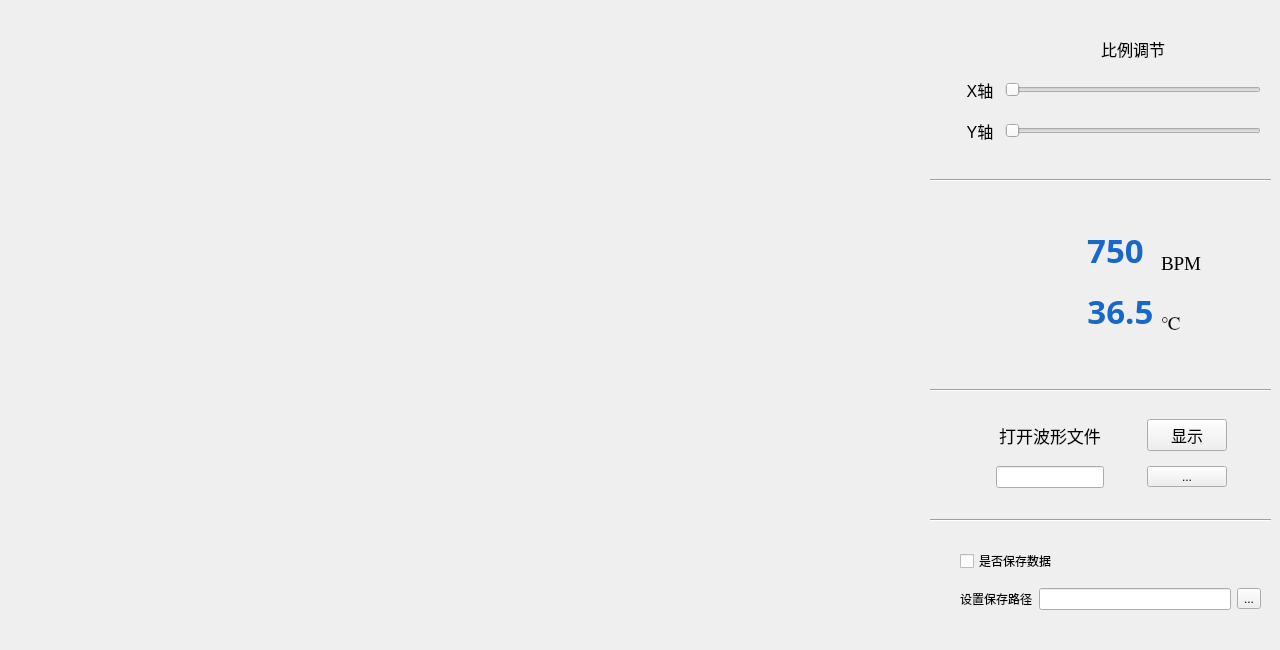
    <widget class="QWidget" name="tab">
     <attribute name="title">
      <string>ECG波形</string>
     </attribute>
     <widget class="QWidget" name="gridLayoutWidget">
      <property name="geometry">
       <rect>
        <x>0</x>
        <y>0</y>
        <width>931</width>
        <height>641</height>
       </rect>
      </property>
      <layout class="QGridLayout" name="gridLayout">
       <item row="0" column="0">
        <widget class="QChartView" name="ECG_LineChart">
         <property name="sizePolicy">
          <sizepolicy hsizetype="Preferred" vsizetype="Preferred">
           <horstretch>0</horstretch>
           <verstretch>0</verstretch>
          </sizepolicy>
         </property>
         <property name="styleSheet">
          <string notr="true">background-color: rgba(255, 255, 255, 0);</string>
         </property>
         <property name="frameShape">
          <enum>QFrame::StyledPanel</enum>
         </property>
         <property name="frameShadow">
          <enum>QFrame::Plain</enum>
         </property>
        </widget>
       </item>
      </layout>
     </widget>
     <widget class="QWidget" name="gridLayoutWidget_2">
      <property name="geometry">
       <rect>
        <x>960</x>
        <y>30</y>
        <width>301</width>
        <height>121</height>
       </rect>
      </property>
      <layout class="QGridLayout" name="gridLayout_2">
       <property name="sizeConstraint">
        <enum>QLayout::SetNoConstraint</enum>
       </property>
       <property name="horizontalSpacing">
        <number>5</number>
       </property>
       <property name="verticalSpacing">
        <number>10</number>
       </property>
       <item row="2" column="0">
        <widget class="QLabel" name="label_2">
         <property name="font">
          <font>
           <pointsize>12</pointsize>
          </font>
         </property>
         <property name="text">
          <string>Y轴</string>
         </property>
         <property name="alignment">
          <set>Qt::AlignCenter</set>
         </property>
        </widget>
       </item>
       <item row="2" column="1">
        <widget class="QSlider" name="horizontalSlider_2">
         <property name="orientation">
          <enum>Qt::Horizontal</enum>
         </property>
        </widget>
       </item>
       <item row="1" column="1">
        <widget class="QSlider" name="horizontalSlider">
         <property name="orientation">
          <enum>Qt::Horizontal</enum>
         </property>
        </widget>
       </item>
       <item row="1" column="0">
        <widget class="QLabel" name="label">
         <property name="enabled">
          <bool>true</bool>
         </property>
         <property name="sizePolicy">
          <sizepolicy hsizetype="Preferred" vsizetype="Preferred">
           <horstretch>0</horstretch>
           <verstretch>0</verstretch>
          </sizepolicy>
         </property>
         <property name="font">
          <font>
           <pointsize>12</pointsize>
          </font>
         </property>
         <property name="text">
          <string>X轴</string>
         </property>
         <property name="alignment">
          <set>Qt::AlignCenter</set>
         </property>
        </widget>
       </item>
       <item row="0" column="1">
        <widget class="QLabel" name="label_5">
         <property name="sizePolicy">
          <sizepolicy hsizetype="Preferred" vsizetype="Fixed">
           <horstretch>0</horstretch>
           <verstretch>0</verstretch>
          </sizepolicy>
         </property>
         <property name="font">
          <font>
           <pointsize>12</pointsize>
          </font>
         </property>
         <property name="text">
          <string>比例调节</string>
         </property>
         <property name="alignment">
          <set>Qt::AlignCenter</set>
         </property>
        </widget>
       </item>
       <item row="0" column="0">
        <spacer name="horizontalSpacer_4">
         <property name="orientation">
          <enum>Qt::Horizontal</enum>
         </property>
         <property name="sizeType">
          <enum>QSizePolicy::Fixed</enum>
         </property>
         <property name="sizeHint" stdset="0">
          <size>
           <width>40</width>
           <height>20</height>
          </size>
         </property>
        </spacer>
       </item>
      </layout>
     </widget>
     <widget class="QWidget" name="gridLayoutWidget_3">
      <property name="geometry">
       <rect>
        <x>960</x>
        <y>410</y>
        <width>303</width>
        <height>88</height>
       </rect>
      </property>
      <layout class="QGridLayout" name="gridLayout_3" rowstretch="0,0">
       <property name="horizontalSpacing">
        <number>7</number>
       </property>
       <item row="0" column="1">
        <widget class="QPushButton" name="pushButton">
         <property name="sizePolicy">
          <sizepolicy hsizetype="Fixed" vsizetype="Fixed">
           <horstretch>0</horstretch>
           <verstretch>0</verstretch>
          </sizepolicy>
         </property>
         <property name="font">
          <font>
           <pointsize>12</pointsize>
          </font>
         </property>
         <property name="contextMenuPolicy">
          <enum>Qt::DefaultContextMenu</enum>
         </property>
         <property name="layoutDirection">
          <enum>Qt::RightToLeft</enum>
         </property>
         <property name="text">
          <string>显示</string>
         </property>
        </widget>
       </item>
       <item row="0" column="0">
        <widget class="QLabel" name="label_3">
         <property name="font">
          <font>
           <pointsize>13</pointsize>
          </font>
         </property>
         <property name="text">
          <string>打开波形文件</string>
         </property>
         <property name="alignment">
          <set>Qt::AlignCenter</set>
         </property>
        </widget>
       </item>
       <item row="1" column="1">
        <widget class="QToolButton" name="toolButton_configPath">
         <property name="sizePolicy">
          <sizepolicy hsizetype="Preferred" vsizetype="Fixed">
           <horstretch>0</horstretch>
           <verstretch>0</verstretch>
          </sizepolicy>
         </property>
         <property name="text">
          <string>...</string>
         </property>
        </widget>
       </item>
       <item row="1" column="0">
        <widget class="QLineEdit" name="lineEdit_configPath">
         <property name="sizePolicy">
          <sizepolicy hsizetype="Fixed" vsizetype="Fixed">
           <horstretch>0</horstretch>
           <verstretch>0</verstretch>
          </sizepolicy>
         </property>
         <property name="text">
          <string/>
         </property>
        </widget>
       </item>
      </layout>
     </widget>
     <widget class="QWidget" name="gridLayoutWidget_5">
      <property name="geometry">
       <rect>
        <x>960</x>
        <y>540</y>
        <width>301</width>
        <height>80</height>
       </rect>
      </property>
      <layout class="QGridLayout" name="gridLayout_5">
       <item row="1" column="1">
        <widget class="QLineEdit" name="lineEdit"/>
       </item>
       <item row="1" column="2">
        <widget class="QToolButton" name="toolButton">
         <property name="text">
          <string>...</string>
         </property>
        </widget>
       </item>
       <item row="1" column="0">
        <widget class="QLabel" name="label_4">
         <property name="text">
          <string>设置保存路径</string>
         </property>
         <property name="alignment">
          <set>Qt::AlignLeading|Qt::AlignLeft|Qt::AlignVCenter</set>
         </property>
        </widget>
       </item>
       <item row="0" column="0" colspan="3">
        <widget class="QCheckBox" name="checkBox">
         <property name="sizePolicy">
          <sizepolicy hsizetype="Fixed" vsizetype="Fixed">
           <horstretch>0</horstretch>
           <verstretch>0</verstretch>
          </sizepolicy>
         </property>
         <property name="text">
          <string>是否保存数据</string>
         </property>
         <property name="checkable">
          <bool>true</bool>
         </property>
         <property name="checked">
          <bool>false</bool>
         </property>
        </widget>
       </item>
      </layout>
     </widget>
     <widget class="Line" name="line">
      <property name="geometry">
       <rect>
        <x>930</x>
        <y>510</y>
        <width>341</width>
        <height>20</height>
       </rect>
      </property>
      <property name="orientation">
       <enum>Qt::Horizontal</enum>
      </property>
     </widget>
     <widget class="Line" name="line_2">
      <property name="geometry">
       <rect>
        <x>930</x>
        <y>380</y>
        <width>341</width>
        <height>20</height>
       </rect>
      </property>
      <property name="styleSheet">
       <string notr="true"/>
      </property>
      <property name="orientation">
       <enum>Qt::Horizontal</enum>
      </property>
     </widget>
     <widget class="Line" name="line_4">
      <property name="geometry">
       <rect>
        <x>930</x>
        <y>170</y>
        <width>341</width>
        <height>20</height>
       </rect>
      </property>
      <property name="autoFillBackground">
       <bool>false</bool>
      </property>
      <property name="orientation">
       <enum>Qt::Horizontal</enum>
      </property>
     </widget>
     <widget class="QWidget" name="gridLayoutWidget_6">
      <property name="geometry">
       <rect>
        <x>950</x>
        <y>200</y>
        <width>301</width>
        <height>141</height>
       </rect>
      </property>
      <layout class="QGridLayout" name="gridLayout_6">
       <property name="horizontalSpacing">
        <number>7</number>
       </property>
       <item row="2" column="3">
        <widget class="QLabel" name="label_11">
         <property name="font">
          <font>
           <family>Times New Roman</family>
           <pointsize>14</pointsize>
          </font>
         </property>
         <property name="text">
          <string>℃</string>
         </property>
         <property name="alignment">
          <set>Qt::AlignBottom|Qt::AlignLeading|Qt::AlignLeft</set>
         </property>
        </widget>
       </item>
       <item row="2" column="2">
        <widget class="QLabel" name="label_temp">
         <property name="sizePolicy">
          <sizepolicy hsizetype="Fixed" vsizetype="Fixed">
           <horstretch>0</horstretch>
           <verstretch>0</verstretch>
          </sizepolicy>
         </property>
         <property name="font">
          <font>
           <family>宋体</family>
           <pointsize>25</pointsize>
           <weight>75</weight>
           <bold>true</bold>
          </font>
         </property>
         <property name="styleSheet">
          <string notr="true">color: rgb(24, 104, 201);</string>
         </property>
         <property name="text">
          <string>36.5</string>
         </property>
         <property name="alignment">
          <set>Qt::AlignBottom|Qt::AlignHCenter</set>
         </property>
        </widget>
       </item>
       <item row="1" column="1">
        <widget class="QLabel" name="label_12">
         <property name="enabled">
          <bool>true</bool>
         </property>
         <property name="sizePolicy">
          <sizepolicy hsizetype="Preferred" vsizetype="Preferred">
           <horstretch>0</horstretch>
           <verstretch>0</verstretch>
          </sizepolicy>
         </property>
         <property name="font">
          <font>
           <pointsize>7</pointsize>
          </font>
         </property>
         <property name="styleSheet">
          <string notr="true">image: url(:/icon/img/ECGicon.png);</string>
         </property>
         <property name="frameShape">
          <enum>QFrame::NoFrame</enum>
         </property>
         <property name="text">
          <string/>
         </property>
         <property name="scaledContents">
          <bool>false</bool>
         </property>
         <property name="alignment">
          <set>Qt::AlignBottom|Qt::AlignRight|Qt::AlignTrailing</set>
         </property>
         <property name="wordWrap">
          <bool>false</bool>
         </property>
        </widget>
       </item>
       <item row="1" column="3">
        <widget class="QLabel" name="label_9">
         <property name="font">
          <font>
           <family>Times New Roman</family>
           <pointsize>14</pointsize>
          </font>
         </property>
         <property name="text">
          <string>BPM</string>
         </property>
         <property name="alignment">
          <set>Qt::AlignBottom|Qt::AlignLeading|Qt::AlignLeft</set>
         </property>
        </widget>
       </item>
       <item row="1" column="2">
        <widget class="QLabel" name="label_bpm">
         <property name="sizePolicy">
          <sizepolicy hsizetype="Fixed" vsizetype="Fixed">
           <horstretch>0</horstretch>
           <verstretch>0</verstretch>
          </sizepolicy>
         </property>
         <property name="font">
          <font>
           <family>宋体</family>
           <pointsize>25</pointsize>
           <weight>75</weight>
           <italic>false</italic>
           <bold>true</bold>
          </font>
         </property>
         <property name="layoutDirection">
          <enum>Qt::LeftToRight</enum>
         </property>
         <property name="styleSheet">
          <string notr="true">color: rgb(24, 104, 201);</string>
         </property>
         <property name="text">
          <string>750</string>
         </property>
         <property name="alignment">
          <set>Qt::AlignCenter</set>
         </property>
        </widget>
       </item>
       <item row="0" column="3">
        <spacer name="horizontalSpacer_2">
         <property name="orientation">
          <enum>Qt::Horizontal</enum>
         </property>
         <property name="sizeType">
          <enum>QSizePolicy::Fixed</enum>
         </property>
         <property name="sizeHint" stdset="0">
          <size>
           <width>40</width>
           <height>20</height>
          </size>
         </property>
        </spacer>
       </item>
       <item row="1" column="0">
        <spacer name="verticalSpacer">
         <property name="orientation">
          <enum>Qt::Vertical</enum>
         </property>
         <property name="sizeType">
          <enum>QSizePolicy::Fixed</enum>
         </property>
         <property name="sizeHint" stdset="0">
          <size>
           <width>20</width>
           <height>50</height>
          </size>
         </property>
        </spacer>
       </item>
       <item row="2" column="0">
        <spacer name="verticalSpacer_2">
         <property name="orientation">
          <enum>Qt::Vertical</enum>
         </property>
         <property name="sizeType">
          <enum>QSizePolicy::Fixed</enum>
         </property>
         <property name="sizeHint" stdset="0">
          <size>
           <width>20</width>
           <height>50</height>
          </size>
         </property>
        </spacer>
       </item>
       <item row="2" column="1">
        <widget class="QLabel" name="label_13">
         <property name="styleSheet">
          <string notr="true">image: url(:/icon/img/Tempicon.png);</string>
         </property>
         <property name="text">
          <string/>
         </property>
        </widget>
       </item>
       <item row="0" column="0">
        <spacer name="horizontalSpacer_3">
         <property name="orientation">
          <enum>Qt::Horizontal</enum>
         </property>
         <property name="sizeType">
          <enum>QSizePolicy::Fixed</enum>
         </property>
         <property name="sizeHint" stdset="0">
          <size>
           <width>40</width>
           <height>20</height>
          </size>
         </property>
        </spacer>
       </item>
      </layout>
     </widget>
    </widget>
